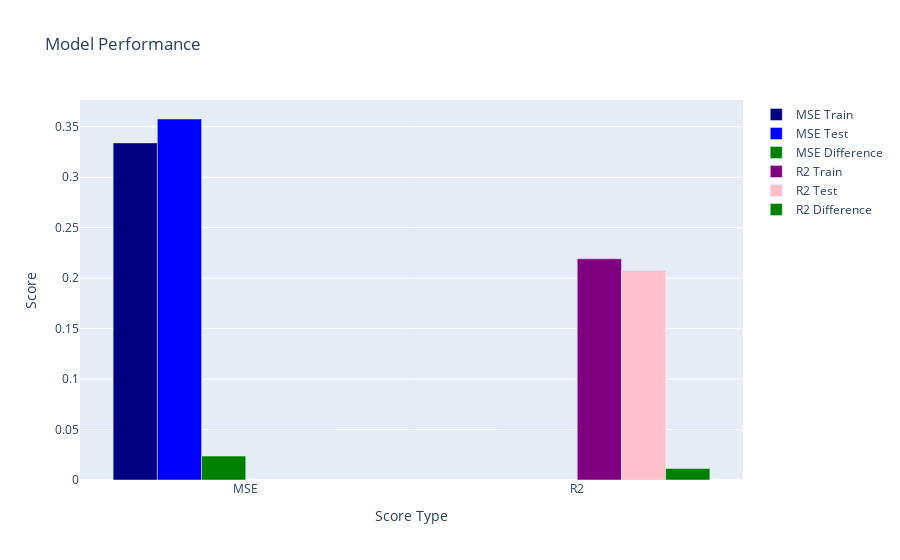

The cell this chart's notebook holds for it:
### Markdown cell above
### Ridge Regression

### Code cell
# Create a ridge regression model
model = Ridge(alpha=20)

# Train the model
model.fit(df_x_select, df_y)

# Get the training MSE, R2 score, Testing MSE, and R2 score
mse_train = mean_squared_error(df_y, model.predict(df_x_select))
r2_train = r2_score(df_y, model.predict(df_x_select))
mse_test = mean_squared_error(df_test_y, model.predict(df_test_x_select))
r2_test = r2_score(df_test_y, model.predict(df_test_x_select))

# Print the training MSE and R2 score
print('Training MSE: ', mse_train)
print('Training R2: ', r2_train)

# Print the testing MSE and R2 score
print('Testing MSE: ', mse_test)
print('Testing R2: ', r2_test)

# Display the scores
plot_scores(mse_train, r2_train, mse_test, r2_test)

# Save the model
pickle.dump(model, open('models/Ridge_model.pkl', 'wb'))

### Figure 1 — Plotly figure (JSON) as saved in the notebook; plotly's stock layout.template omitted (floating-point values rounded to 4 significant figures)
{"data": [{"marker": {"color": "navy"}, "name": "MSE Train", "type": "bar", "x": ["MSE"], "y": [0.334]}, {"marker": {"color": "blue"}, "name": "MSE Test", "type": "bar", "x": ["MSE"], "y": [0.3577]}, {"marker": {"color": "green"}, "name": "MSE Difference", "type": "bar", "x": ["MSE"], "y": [0.02369]}, {"marker": {"color": "purple"}, "name": "R2 Train", "type": "bar", "x": ["R2"], "y": [0.2191]}, {"marker": {"color": "pink"}, "name": "R2 Test", "type": "bar", "x": ["R2"], "y": [0.2077]}, {"marker": {"color": "green"}, "name": "R2 Difference", "type": "bar", "x": ["R2"], "y": [0.01146]}], "layout": {"title": {"text": "Model Performance"}, "xaxis": {"title": {"text": "Score Type"}}, "yaxis": {"title": {"text": "Score"}}}}
